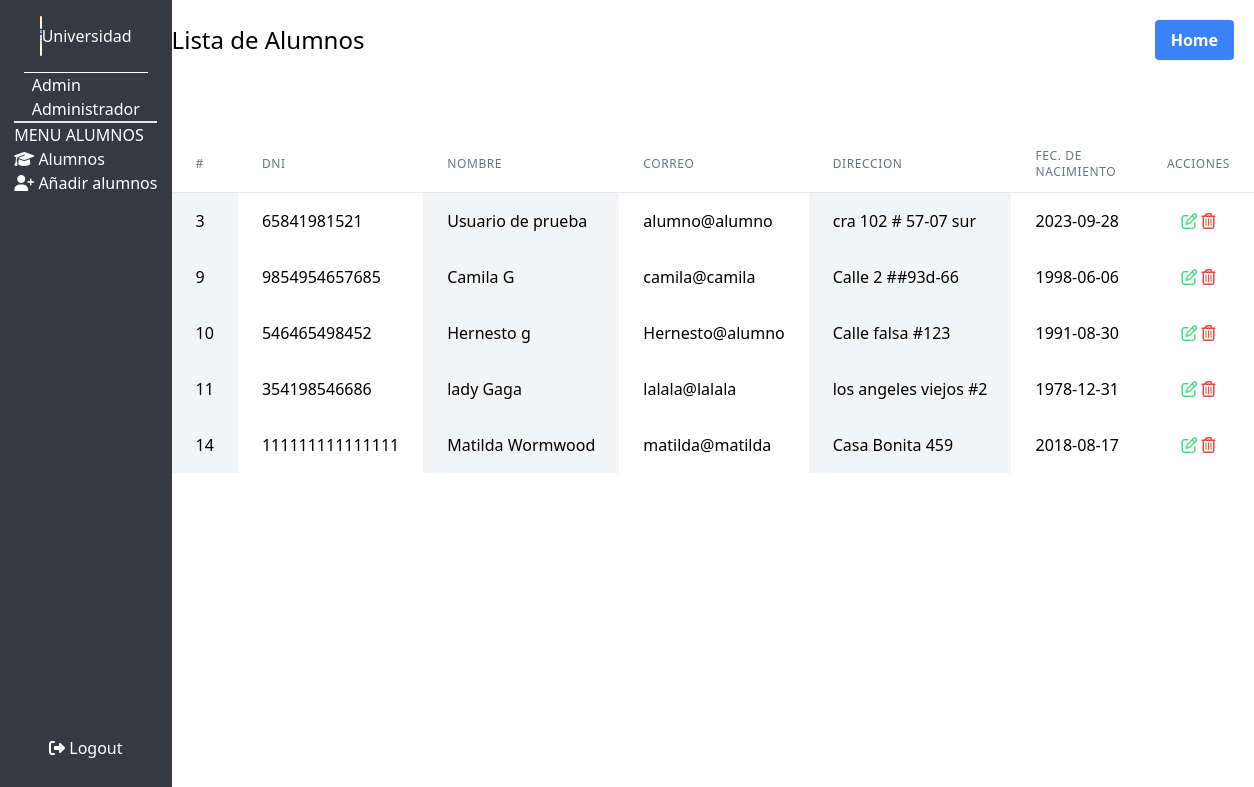
The page /views/admin/Estudiantes.php (signed in) on the database its author committed.
### tables this page shows
CREATE TABLE `usuarios` (
  `usuario_id` int(11) NOT NULL AUTO_INCREMENT,
  `correo` varchar(250) DEFAULT NULL,
  `contrasena` varchar(250) NOT NULL,
  `usuario_nombre` varchar(150) DEFAULT NULL,
  `fecha_nacimientgo` date DEFAULT NULL,
  `direccion` varchar(250) DEFAULT NULL,
  `role_id` int(11) DEFAULT NULL,
  `usuario_dni` bigint(20) DEFAULT NULL,
  PRIMARY KEY (`usuario_id`),
  UNIQUE KEY `correo` (`correo`),
  KEY `role_id` (`role_id`),
  CONSTRAINT `usuarios_ibfk_1` FOREIGN KEY (`role_id`) REFERENCES `roles` (`rol_id`) ON UPDATE CASCADE
);

CREATE TABLE `roles` (
  `rol_id` int(11) NOT NULL AUTO_INCREMENT,
  `role_nombre` varchar(150) DEFAULT NULL,
  PRIMARY KEY (`rol_id`)
);

### views/admin/Estudiantes.php (the view, shortened to what this page needs)
<!DOCTYPE html>
<html lang="en">
<head>
    <link href="/dist/output.css" rel="stylesheet">
</head>
<body class="flex">
    <section class="h-screen w-1/4 bg-[#353a40] flex flex-col  text-white aling-center items-center justify-between">
        <div class=" flex flex-col w-[90%] justify-center items-center">
            <div class="flex aling-center items-center text-white p-4 justify-around border-b border-white w-[80%]">
                <h2>Universidad</h2>
            </div>
            <?php
        require_once($_SERVER["DOCUMENT_ROOT"] ."/config/database.php");
        try{
            $id=$_SESSION["user_data"]['usuario_id'];
            $stmnt=$pdo->prepare('SELECT usuarios.*, roles.role_nombre AS nombre_rol FROM usuarios JOIN roles ON  usuarios.role_id = rol_id WHERE usuarios.usuario_id =:id ');
            $stmnt->bindParam(':id', $id, PDO::PARAM_INT);
            $stmnt->execute();
            $result=$stmnt->fetch(PDO::FETCH_ASSOC);
            $rol=$result["nombre_rol"];
            $nonmbre=$result["usuario_nombre"];
        }catch (PDOException $e){
            echo" Error: " . $e->getMessage();
        }
        ?>
            <div>
                <h2><?=$rol?></h2>
                <h3><?=$nonmbre?></h3>
            </div>
            <div class="flex flex-col border-t-2">
                <h3>MENU ALUMNOS</h3>
                <div class="flex flex-col">
                    <div>
                        <i class="fa-solid fa-graduation-cap"></i>
                        <button><a href="/views/admin/Estudiantes.php">Alumnos</a></button>
                    </div>
                    <div>
                        <i class="fa-solid fa-user-plus"></i>
                        <button><a href="/views/admin/crear_estudiante.php">Añadir alumnos</a></button>
                    </div>
                </div>
            </div>
        </div>
        <div class="pb-10">
            <i class="fa-solid fa-right-from-bracket"></i>
            <button><a href="/handledb/logout.php">Logout</a></button>
        </div>
    </section>
    <main>
        <header class=" flex   justify-between w-[100%] mb-4 items-center">
            <h1 class="text-2xl">Lista de Alumnos</h1>
            <button class="bg-blue-500 hover:bg-blue-600 text-white font-bold py-2 px-4 rounded m-5"><a
                    href="/views/admin/dashboard.php">Home</a></button>
        </header>
        <section class="pt-10">
            <table class="min-w-full divide-y divide-gray-200">
                <thead>
                    <tr>
                        <th class="px-6 py-3 text-left text-xs font-medium text-gray-500 uppercase tracking-wider">#
                        </th>
                        <th class="px-6 py-3 text-left text-xs font-medium text-gray-500 uppercase tracking-wider">DNI
                        </th>
                        <th class="px-6 py-3 text-left text-xs font-medium text-gray-500 uppercase tracking-wider">
                            Nombre</th>
                        <th class="px-6 py-3 text-left text-xs font-medium text-gray-500 uppercase tracking-wider">
                            Correo</th>
                        <th class="px-6 py-3 text-left text-xs font-medium text-gray-500 uppercase tracking-wider">
                            Direccion</th>
                        <th class="px-6 py-3 text-left text-xs font-medium text-gray-500 uppercase tracking-wider">Fec.
                            de Nacimiento</th>
                        <th class="px-6 py-3 text-left text-xs font-medium text-gray-500 uppercase tracking-wider">
                            Acciones</th>
                    </tr>
                </thead>
                <tbody>
        <?php
        require_once($_SERVER["DOCUMENT_ROOT"] ."/config/database.php");
        try{
           $rolId=3;
           $sql="SELECT * FROM usuarios WHERE role_id=:rolId";
           $stmnt=$pdo->prepare($sql);
           $stmnt->bindParam(':rolId', $rolId, PDO::PARAM_INT);
           $stmnt->execute();
           while($row=$stmnt->fetch(PDO::FETCH_ASSOC)){
            ?>
                    <tr>
                        <td class='px-6 py-4 whitespace-nowrap bg-gray-100'><?=$row["usuario_id"]?></td>
                        <td class='px-6 py-4 whitespace-nowrap max-w-xs truncate'><?=$row["usuario_dni"]?></td>
                        <td class='px-6 py-4 whitespace-nowrap bg-gray-100'><?=$row["usuario_nombre"]?></td>
                        <td class='px-6 py-4 whitespace-nowrap'><?=$row["correo"]?></td>
                        <td class='px-6 py-4 whitespace-nowrap bg-gray-100' max-w-xs truncate><?=$row["direccion"]?>
                        </td>
                        <td class='px-6 py-4 whitespace-nowrap'><?=$row["fecha_nacimientgo"]?></td>
                        <td class="text-center">
                            <a href="/views/admin/edit_est.php?id=<?=$row['usuario_id']?>" class="text-green-400"><i
                                    class="fa-regular fa-pen-to-square"></i></a>
                            <a href="/handledb/estudiantes/del_est.php?id=<?=$row['usuario_id']?>"
                                class="text-red-500"><i class="fa-regular fa-trash-can"></i></a>
                        </td>
                    </tr>
                    <?php
           }
        }catch (PDOException $e){
            echo" Error: " . $e->getMessage();
        }
        ?>
                </tbody>
            </table>
        </section>
    </main>
</body>
</html>

### rows shown on the page
usuarios: role.role_nombre "Admin", usuario_nombre "Administrador"
usuarios: usuario_id "3", usuario_dni "65841981521", usuario_nombre "Usuario de prueba", correo "alumno@alumno", direccion "cra 102 # 57-07 sur", fecha_nacimientgo "2023-09-28"
usuarios: usuario_id "9", usuario_dni "9854954657685", usuario_nombre "Camila G", correo "camila@camila", direccion "Calle 2 ##93d-66", fecha_nacimientgo "1998-06-06"
usuarios: usuario_id "10", usuario_dni "546465498452", usuario_nombre "Hernesto g", correo "Hernesto@alumno", direccion "Calle falsa #123", fecha_nacimientgo "1991-08-30"
usuarios: usuario_id "11", usuario_dni "354198546686", usuario_nombre "lady Gaga", correo "lalala@lalala", direccion "los angeles viejos #2", fecha_nacimientgo "1978-12-31"
usuarios: usuario_id "14", usuario_dni "111111111111111", usuario_nombre "Matilda Wormwood", correo "matilda@matilda", direccion "Casa Bonita 459", fecha_nacimientgo "2018-08-17"
